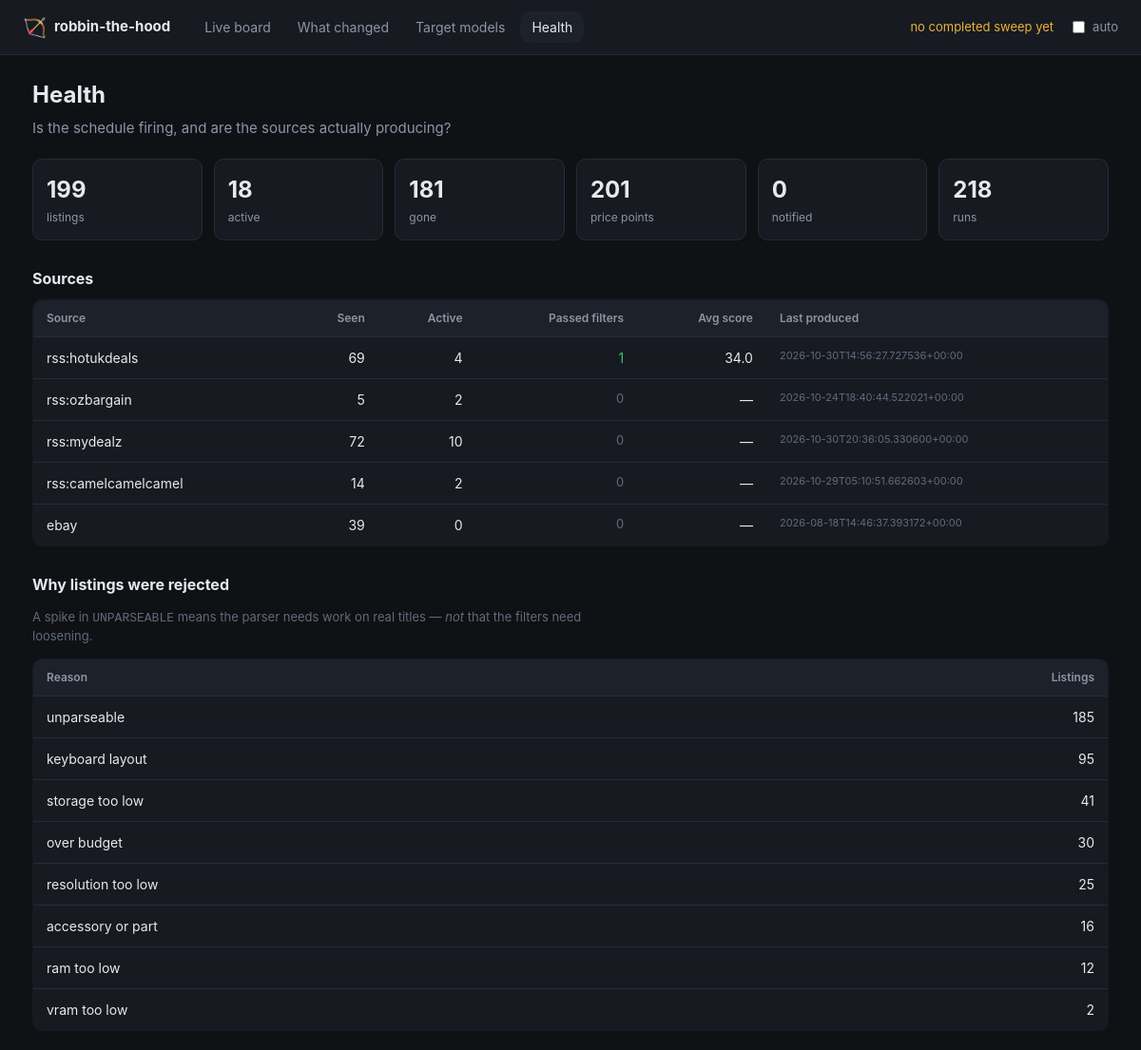
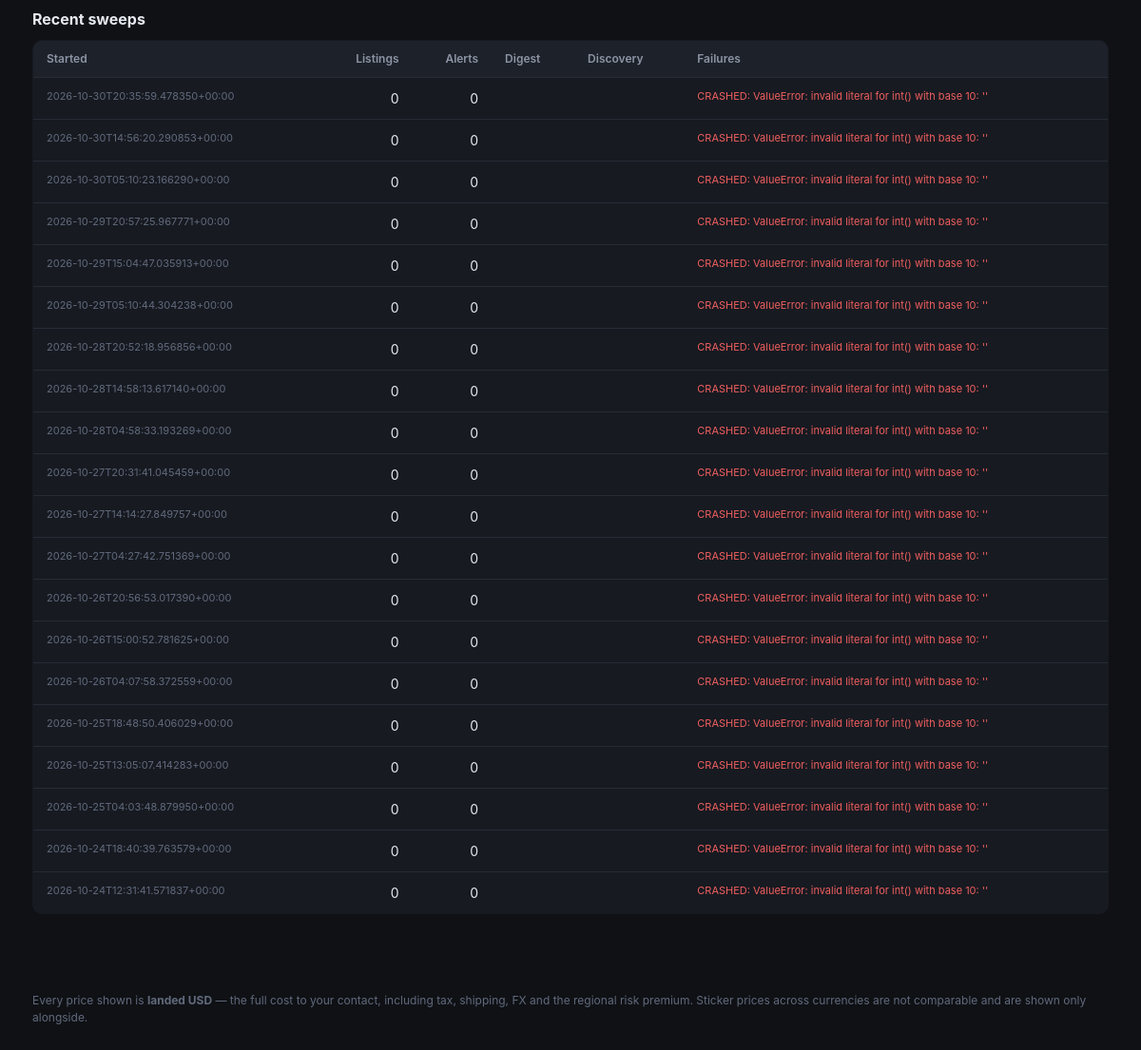
Screenshot of /health with the database file from the repository (2 pictures, top to bottom).
### tables this page shows
CREATE TABLE runs (
    id             INTEGER PRIMARY KEY AUTOINCREMENT,
    started_at     TEXT NOT NULL,
    finished_at    TEXT,
    listings_seen  INTEGER DEFAULT 0,
    alerts_sent    INTEGER DEFAULT 0,
    digest_sent    INTEGER DEFAULT 0,
    discovery_run  INTEGER DEFAULT 0,
    notes          TEXT
);

### dashboard.py (the view)
@app.route("/health")
def health_page():
    with _open() as store:
        data = health(store)
    return render_template(
        "health.html", health=data, now=datetime.now(timezone.utc), active="health",
        static_export=_static_export(),
    )

### dashboard.py (called while the page is built)
def _open():
    return Store(app.config["DEALS_DB"])

def _static_export() -> bool:
    return bool(app.config.get("STATIC_EXPORT"))

### dealhunter/store.py (called while the page is built, shortened)
    def __enter__(self) -> "Store":
        return self

    def __exit__(self, *exc_info) -> None:
        self.close()

    def close(self) -> None:
        self.connection.commit()
        try:
            self.connection.execute("PRAGMA wal_checkpoint(TRUNCATE)")
        except sqlite3.Error as exc:  # pragma: no cover - non-fatal
            log.warning("Could not checkpoint the WAL: %s", exc)
        self.connection.close()

    @contextmanager
    def _tx(self):
        try:
            yield self.connection
            self.connection.commit()
        except Exception:
            self.connection.rollback()
            raise

    def _migrate(self) -> None:
        with self._tx() as connection:
            connection.executescript(SCHEMA)
            row = connection.execute("SELECT version FROM schema_version").fetchone()
            if row is None:
                connection.execute(
                    "INSERT INTO schema_version (version) VALUES (?)", (SCHEMA_VERSION,)
                )

    def latest_run_at(self) -> datetime | None:
        row = self.connection.execute(
            "SELECT started_at FROM runs WHERE finished_at IS NOT NULL "
            "ORDER BY id DESC LIMIT 1"
        ).fetchone()
        return datetime.fromisoformat(row["started_at"]) if row else None

    def stats(self) -> dict[str, int]:
        def count(sql: str) -> int:
            return int(self.connection.execute(sql).fetchone()[0])
        return {
            "listings": count("SELECT COUNT(*) FROM listings"),
            "active": count("SELECT COUNT(*) FROM listings WHERE status='active'"),
            "gone": count("SELECT COUNT(*) FROM listings WHERE status='gone'"),
            "price_points": count("SELECT COUNT(*) FROM price_history"),
            "notified": count("SELECT COUNT(*) FROM notifications"),
            "runs": count("SELECT COUNT(*) FROM runs"),
        }

### templates/health.html (shortened to what this page needs)
{% extends "base.html" %}
{% block content %}
<div class="pagehead">
  <h1>Health</h1>
  <p class="sub">Is the schedule firing, and are the sources actually producing?</p>
</div>
<div class="statgrid">
  {% for key, value in health.totals.items() %}
    <div class="stat">
      <div class="statnum">{{ '{:,}'.format(value) }}</div>
      <div class="statlabel">{{ key.replace('_', ' ') }}</div>
    </div>
  {% endfor %}
</div>
<section class="changeblock">
  <h2>Sources</h2>
  <table class="models">
    <thead>
      <tr>
        <th>Source</th><th class="num">Seen</th><th class="num">Active</th>
        <th class="num">Passed filters</th><th class="num">Avg score</th>
        <th>Last produced</th>
      </tr>
    </thead>
    <tbody>
      {% for s in health.sources %}
        <tr>
          <td>{{ s.source }}</td>
          <td class="num">{{ s.total }}</td>
          <td class="num">{{ s.active }}</td>
          <td class="num {{ 'good' if s.passed else 'none' }}">{{ s.passed }}</td>
          <td class="num">{{ s.avg_score if s.avg_score is not none else '—' }}</td>
          <td class="tiny">{{ s.last_produced or '—' }}</td>
        </tr>
      {% else %}
        <tr><td colspan="6" class="none">No sources have produced anything yet.</td></tr>
      {% endfor %}
    </tbody>
  </table>
</section>
<section class="changeblock">
  <h2>Why listings were rejected</h2>
  <p class="hint">
    A spike in <code>UNPARSEABLE</code> means the parser needs work on real
    titles — <em>not</em> that the filters need loosening.
  </p>
  <table class="models">
    <thead><tr><th>Reason</th><th class="num">Listings</th></tr></thead>
    <tbody>
      {% for r in health.rejections %}
        <tr>
          <td>{{ r.reason.replace('_', ' ') | lower }}</td>
          <td class="num">{{ r.n }}</td>
        </tr>
      {% else %}
        <tr><td colspan="2" class="none">Nothing rejected yet.</td></tr>
      {% endfor %}
    </tbody>
  </table>
</section>
<section class="changeblock">
  <h2>Recent sweeps</h2>
  <table class="models">
    <thead>
      <tr>
        <th>Started</th><th class="num">Listings</th><th class="num">Alerts</th>
        <th>Digest</th><th>Discovery</th><th>Failures</th>
      </tr>
    </thead>
    <tbody>
      {% for r in health.runs %}
        <tr>
          <td class="tiny">{{ r.started_at }}</td>
          <td class="num">{{ r.listings_seen }}</td>
          <td class="num">{{ r.alerts_sent }}</td>
          <td>{{ 'yes' if r.digest_sent else '' }}</td>
          <td>{{ 'yes' if r.discovery_run else '' }}</td>
          <td class="tiny {{ 'bad' if r.notes }}">{{ r.notes or '—' }}</td>
        </tr>
      {% else %}
        <tr><td colspan="6" class="none">No sweeps recorded yet.</td></tr>
      {% endfor %}
    </tbody>
  </table>
</section>
{% endblock %}

### static/style.css (style rules this page uses)
:root { --bg: #0f1115; --panel: #171a21; --panel-2: #1d212a; --line: #262b36; --text: #e6e9ef; --muted: #8d95a5; --dim: #616a7c; --accent: #4da3ff; --good: #35c46f; --warn: #e8b339; --bad: #ef5f5f; --priority: #b98bff; --radius: 10px; }
* { box-sizing: border-box; }
body { margin: 0; background: var(--bg); color: var(--text); font: 15px/1.5 ui-sans-serif, -apple-system, "Segoe UI", Roboto, sans-serif; }
.pagehead h1 { margin: 0 0 6px; font-size: 24px; }
.pagehead .sub { margin: 0 0 20px; color: var(--muted); max-width: 74ch; }
.changeblock { margin: 28px 0; }
.changeblock h2 { font-size: 16px; display: flex; align-items: center; gap: 9px; margin: 0 0 10px; }
.none, .hint { color: var(--dim); font-size: 13px; }
.hint { max-width: 74ch; }
table.models { width: 100%; border-collapse: collapse; font-size: 14px; background: var(--panel); border: 1px solid var(--line); border-radius: var(--radius); overflow: hidden; }
table.models th { text-align: left; padding: 10px 14px; font-size: 12px; color: var(--muted); background: var(--panel-2); border-bottom: 1px solid var(--line); font-weight: 600; }
table.models td { padding: 11px 14px; border-bottom: 1px solid var(--line); vertical-align: top; }
table.models tr:last-child td { border-bottom: 0; }
table.models .num { text-align: right; }
.tiny { font-size: 11px; color: var(--dim); }
.good { color: var(--good); }
.bad { color: var(--bad); }
.statgrid { display: grid; grid-template-columns: repeat(auto-fit, minmax(130px, 1fr)); gap: 12px; margin-bottom: 26px; }
.stat { background: var(--panel); border: 1px solid var(--line); border-radius: var(--radius); padding: 14px; }
.statnum { font-size: 24px; font-weight: 700; }
.statlabel { font-size: 12px; color: var(--muted); margin-top: 2px; }

### rows the page displays
runs: started_at "2026-10-30T20:35:59.478350+00:00", listings_seen "0", alerts_sent "0", notes "CRASHED: ValueError: invalid literal for int() with base 10: ''"
runs: started_at "2026-10-30T14:56:20.290853+00:00", listings_seen "0", alerts_sent "0", notes "CRASHED: ValueError: invalid literal for int() with base 10: ''"
runs: started_at "2026-10-30T05:10:23.166290+00:00", listings_seen "0", alerts_sent "0", notes "CRASHED: ValueError: invalid literal for int() with base 10: ''"
runs: started_at "2026-10-29T20:57:25.967771+00:00", listings_seen "0", alerts_sent "0", notes "CRASHED: ValueError: invalid literal for int() with base 10: ''"
runs: started_at "2026-10-29T15:04:47.035913+00:00", listings_seen "0", alerts_sent "0", notes "CRASHED: ValueError: invalid literal for int() with base 10: ''"
runs: started_at "2026-10-29T05:10:44.304238+00:00", listings_seen "0", alerts_sent "0", notes "CRASHED: ValueError: invalid literal for int() with base 10: ''"
runs: started_at "2026-10-28T20:52:18.956856+00:00", listings_seen "0", alerts_sent "0", notes "CRASHED: ValueError: invalid literal for int() with base 10: ''"
runs: started_at "2026-10-28T14:58:13.617140+00:00", listings_seen "0", alerts_sent "0", notes "CRASHED: ValueError: invalid literal for int() with base 10: ''"
runs: started_at "2026-10-28T04:58:33.193269+00:00", listings_seen "0", alerts_sent "0", notes "CRASHED: ValueError: invalid literal for int() with base 10: ''"
runs: started_at "2026-10-27T20:31:41.045459+00:00", listings_seen "0", alerts_sent "0", notes "CRASHED: ValueError: invalid literal for int() with base 10: ''"
runs: started_at "2026-10-27T14:14:27.849757+00:00", listings_seen "0", alerts_sent "0", notes "CRASHED: ValueError: invalid literal for int() with base 10: ''"
runs: started_at "2026-10-27T04:27:42.751369+00:00", listings_seen "0", alerts_sent "0", notes "CRASHED: ValueError: invalid literal for int() with base 10: ''"
runs: started_at "2026-10-26T20:56:53.017390+00:00", listings_seen "0", alerts_sent "0", notes "CRASHED: ValueError: invalid literal for int() with base 10: ''"
runs: started_at "2026-10-26T15:00:52.781625+00:00", listings_seen "0", alerts_sent "0", notes "CRASHED: ValueError: invalid literal for int() with base 10: ''"
runs: started_at "2026-10-26T04:07:58.372559+00:00", listings_seen "0", alerts_sent "0", notes "CRASHED: ValueError: invalid literal for int() with base 10: ''"
runs: started_at "2026-10-25T18:48:50.406029+00:00", listings_seen "0", alerts_sent "0", notes "CRASHED: ValueError: invalid literal for int() with base 10: ''"
runs: started_at "2026-10-25T13:05:07.414283+00:00", listings_seen "0", alerts_sent "0", notes "CRASHED: ValueError: invalid literal for int() with base 10: ''"
runs: started_at "2026-10-25T04:03:48.879950+00:00", listings_seen "0", alerts_sent "0", notes "CRASHED: ValueError: invalid literal for int() with base 10: ''"
runs: started_at "2026-10-24T18:40:39.763579+00:00", listings_seen "0", alerts_sent "0", notes "CRASHED: ValueError: invalid literal for int() with base 10: ''"
runs: started_at "2026-10-24T12:31:41.571837+00:00", listings_seen "0", alerts_sent "0", notes "CRASHED: ValueError: invalid literal for int() with base 10: ''"

### other values shown
{{ '{:,}'.format(value) }} "199" "18" "181" "201" "0" "218"
{{ key.replace('_', ' ') }} "listings" "active" "gone" "price points" "notified" "runs"
{{ s.source }} "rss:hotukdeals" "rss:ozbargain" "rss:mydealz" "rss:camelcamelcamel" "ebay"
{{ s.total }} "69" "5" "72" "14" "39"
{{ s.active }} "4" "2" "10" "2" "0"
{{ s.passed }} "1" "0" "0" "0" "0"
{{ s.avg_score if s.avg_score is not none else '—' }} "34.0" "—" "—" "—" "—"
{{ s.last_produced or '—' }} "2026-10-30T14:56:27.727536+00:00" "2026-10-24T18:40:44.522021+00:00" "2026-10-30T20:36:05.330600+00:00" "2026-10-29T05:10:51.662603+00:00" "2026-08-18T14:46:37.393172+00:00"
{{ r.reason.replace('_', ' ') | lower }} "unparseable" "keyboard layout" "storage too low" "over budget" "resolution too low" "accessory or part" "ram too low" "vram too low"
{{ r.n }} "185" "95" "41" "30" "25" "16" "12" "2"
